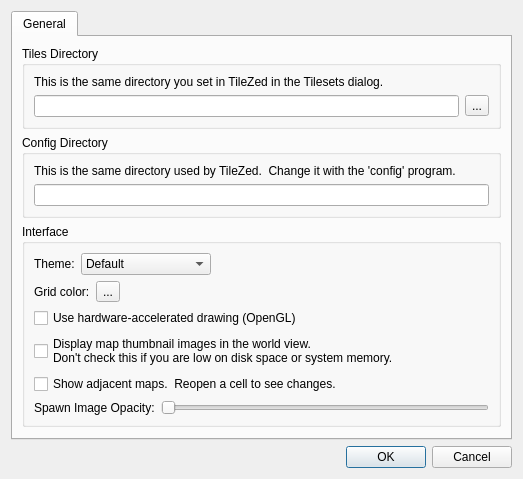
<?xml version="1.0" encoding="UTF-8"?>
<ui version="4.0">
 <class>PreferencesDialog</class>
 <widget class="QDialog" name="PreferencesDialog">
  <property name="geometry">
   <rect>
    <x>0</x>
    <y>0</y>
    <width>523</width>
    <height>473</height>
   </rect>
  </property>
  <property name="windowTitle">
   <string>Preferences</string>
  </property>
  <layout class="QGridLayout" name="gridLayout">
   <item row="0" column="0">
    <widget class="QTabWidget" name="tabWidget">
     <property name="currentIndex">
      <number>0</number>
     </property>
     <widget class="QWidget" name="tabGeneral">
      <attribute name="title">
       <string>General</string>
      </attribute>
      <layout class="QGridLayout" name="gridLayout_2">
       <item row="0" column="0">
        <widget class="QGroupBox" name="groupBox_2">
         <property name="title">
          <string>Tiles Directory</string>
         </property>
         <layout class="QVBoxLayout" name="verticalLayout">
          <item>
           <widget class="QLabel" name="label_2">
            <property name="text">
             <string>This is the same directory you set in TileZed in the Tilesets dialog.</string>
            </property>
           </widget>
          </item>
          <item>
           <layout class="QHBoxLayout" name="horizontalLayout_3">
            <item>
             <widget class="QLineEdit" name="tilesDirectory">
              <property name="readOnly">
               <bool>true</bool>
              </property>
             </widget>
            </item>
            <item>
             <widget class="QToolButton" name="browseTilesDirectory">
              <property name="text">
               <string>...</string>
              </property>
             </widget>
            </item>
           </layout>
          </item>
         </layout>
        </widget>
       </item>
       <item row="1" column="0">
        <widget class="QGroupBox" name="groupBox_4">
         <property name="title">
          <string>Config Directory</string>
         </property>
         <layout class="QVBoxLayout" name="verticalLayout_2">
          <item>
           <widget class="QLabel" name="label_3">
            <property name="text">
             <string>This is the same directory used by TileZed.  Change it with the 'config' program.</string>
            </property>
           </widget>
          </item>
          <item>
           <layout class="QHBoxLayout" name="horizontalLayout_4">
            <item>
             <widget class="QLineEdit" name="configDirectory">
              <property name="readOnly">
               <bool>true</bool>
              </property>
             </widget>
            </item>
           </layout>
          </item>
         </layout>
        </widget>
       </item>
       <item row="2" column="0">
        <widget class="QGroupBox" name="groupBox_3">
         <property name="title">
          <string>Interface</string>
         </property>
         <layout class="QVBoxLayout" name="verticalLayout_5">
          <item>
           <layout class="QHBoxLayout" name="themeLayout">
            <item>
             <widget class="QLabel" name="themeLabel">
              <property name="text">
               <string>Theme:</string>
              </property>
             </widget>
            </item>
            <item>
             <widget class="QComboBox" name="themeCombo">
              <item>
               <property name="text">
                <string>Default</string>
               </property>
              </item>
              <item>
               <property name="text">
                <string>Breeze (Dark)</string>
               </property>
              </item>
              <item>
               <property name="text">
                <string>QDarkStyle (Dark)</string>
               </property>
              </item>
              <item>
               <property name="text">
                <string>QDarkStyle (Light)</string>
               </property>
              </item>
             </widget>
            </item>
            <item>
             <spacer name="horizontalSpacer_6">
              <property name="orientation">
               <enum>Qt::Horizontal</enum>
              </property>
              <property name="sizeHint" stdset="0">
               <size>
                <width>40</width>
                <height>20</height>
               </size>
              </property>
             </spacer>
            </item>
           </layout>
          </item>
          <item>
           <widget class="QWidget" name="widget" native="true">
            <layout class="QHBoxLayout" name="horizontalLayout_2">
             <property name="leftMargin">
              <number>0</number>
             </property>
             <property name="topMargin">
              <number>0</number>
             </property>
             <property name="rightMargin">
              <number>0</number>
             </property>
             <property name="bottomMargin">
              <number>0</number>
             </property>
             <item>
              <widget class="QLabel" name="label">
               <property name="text">
                <string>Grid color:</string>
               </property>
              </widget>
             </item>
             <item>
              <widget class="Tiled::Internal::ColorButton" name="gridColor">
               <property name="text">
                <string>...</string>
               </property>
              </widget>
             </item>
             <item>
              <spacer name="horizontalSpacer_2">
               <property name="orientation">
                <enum>Qt::Horizontal</enum>
               </property>
               <property name="sizeHint" stdset="0">
                <size>
                 <width>40</width>
                 <height>20</height>
                </size>
               </property>
              </spacer>
             </item>
            </layout>
           </widget>
          </item>
          <item>
           <widget class="QCheckBox" name="openGL">
            <property name="text">
             <string>Use hardware-accelerated drawing (OpenGL)</string>
            </property>
           </widget>
          </item>
          <item>
           <widget class="QCheckBox" name="thumbnails">
            <property name="text">
             <string>Display map thumbnail images in the world view.
Don't check this if you are low on disk space or system memory.</string>
            </property>
           </widget>
          </item>
          <item>
           <widget class="QCheckBox" name="showAdjacent">
            <property name="text">
             <string>Show adjacent maps.  Reopen a cell to see changes.</string>
            </property>
           </widget>
          </item>
          <item>
           <layout class="QHBoxLayout" name="horizontalLayout">
            <item>
             <widget class="QLabel" name="label_4">
              <property name="text">
               <string>Spawn Image Opacity:</string>
              </property>
             </widget>
            </item>
            <item>
             <widget class="QSlider" name="zombieSpawnImageOpacity">
              <property name="maximum">
               <number>100</number>
              </property>
              <property name="singleStep">
               <number>10</number>
              </property>
              <property name="orientation">
               <enum>Qt::Horizontal</enum>
              </property>
              <property name="tickInterval">
               <number>0</number>
              </property>
             </widget>
            </item>
           </layout>
          </item>
         </layout>
        </widget>
       </item>
       <item row="3" column="0">
        <spacer name="verticalSpacer">
         <property name="orientation">
          <enum>Qt::Vertical</enum>
         </property>
         <property name="sizeHint" stdset="0">
          <size>
           <width>20</width>
           <height>40</height>
          </size>
         </property>
        </spacer>
       </item>
      </layout>
     </widget>
    </widget>
   </item>
   <item row="1" column="0">
    <widget class="QDialogButtonBox" name="buttonBox">
     <property name="orientation">
      <enum>Qt::Horizontal</enum>
     </property>
     <property name="standardButtons">
      <set>QDialogButtonBox::Cancel|QDialogButtonBox::Ok</set>
     </property>
    </widget>
   </item>
  </layout>
 </widget>
 <customwidgets>
  <customwidget>
   <class>Tiled::Internal::ColorButton</class>
   <extends>QToolButton</extends>
   <header location="global">colorbutton.h</header>
  </customwidget>
 </customwidgets>
 <tabstops>
  <tabstop>tabWidget</tabstop>
  <tabstop>buttonBox</tabstop>
 </tabstops>
 <resources/>
 <connections>
  <connection>
   <sender>buttonBox</sender>
   <signal>accepted()</signal>
   <receiver>PreferencesDialog</receiver>
   <slot>accept()</slot>
   <hints>
    <hint type="sourcelabel">
     <x>248</x>
     <y>254</y>
    </hint>
    <hint type="destinationlabel">
     <x>157</x>
     <y>274</y>
    </hint>
   </hints>
  </connection>
  <connection>
   <sender>buttonBox</sender>
   <signal>rejected()</signal>
   <receiver>PreferencesDialog</receiver>
   <slot>reject()</slot>
   <hints>
    <hint type="sourcelabel">
     <x>316</x>
     <y>260</y>
    </hint>
    <hint type="destinationlabel">
     <x>286</x>
     <y>274</y>
    </hint>
   </hints>
  </connection>
 </connections>
</ui>
